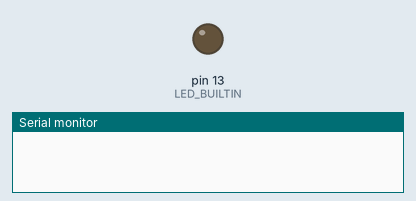
Recording of a sketch running on a simulated Arduino Uno, built with avr-gcc and run on an emulated ATmega328P. On the bench: output pins drawn as LEDs (lit = HIGH), the last lines printed to the serial monitor. Dashed ring = blinking.

Above: at 1.0 s.
At 2.5 s:
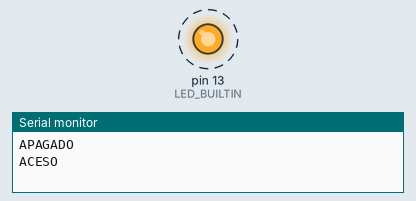
Timing chart, 0 to 4.6 s (numbered marks = the images above):
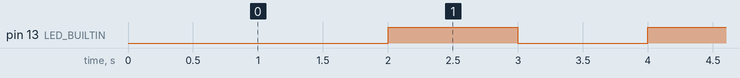

Measured:
- by itself, pin 13 (LED_BUILTIN): alternates HIGH for 1.0 s and LOW for 1.0 s

The sketch:

arduino_manipulando_1_led.ino
```cpp
// C++ code
//
void setup()
{
  pinMode(LED_BUILTIN, OUTPUT);
  Serial.begin(9600);
}

void loop()
{
  delay(1000); // Wait for 1000 millisecond(s)
  digitalWrite(LED_BUILTIN, LOW);
  Serial.println("APAGADO");
  delay(1000); // Wait for 1000 millisecond(s)
  digitalWrite(LED_BUILTIN, HIGH);
  Serial.println("ACESO");
}
```
